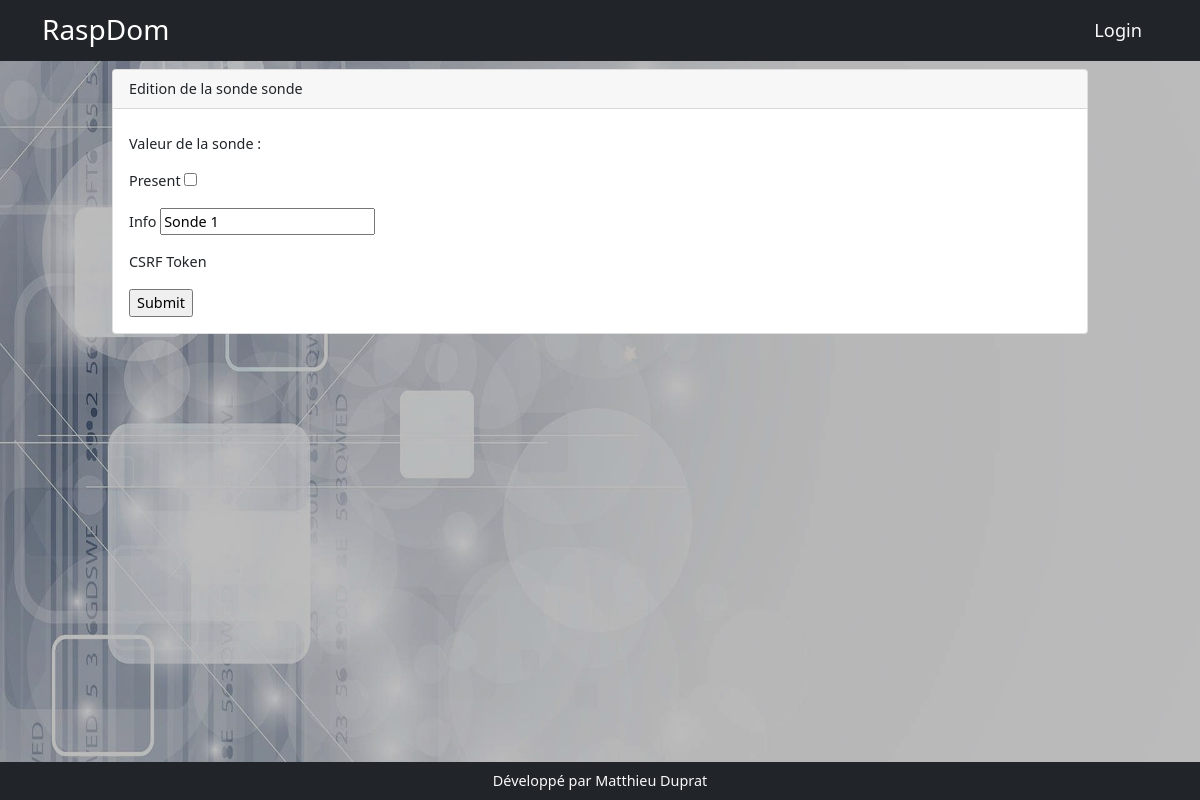
Before: /sonde/1 with the older database file.
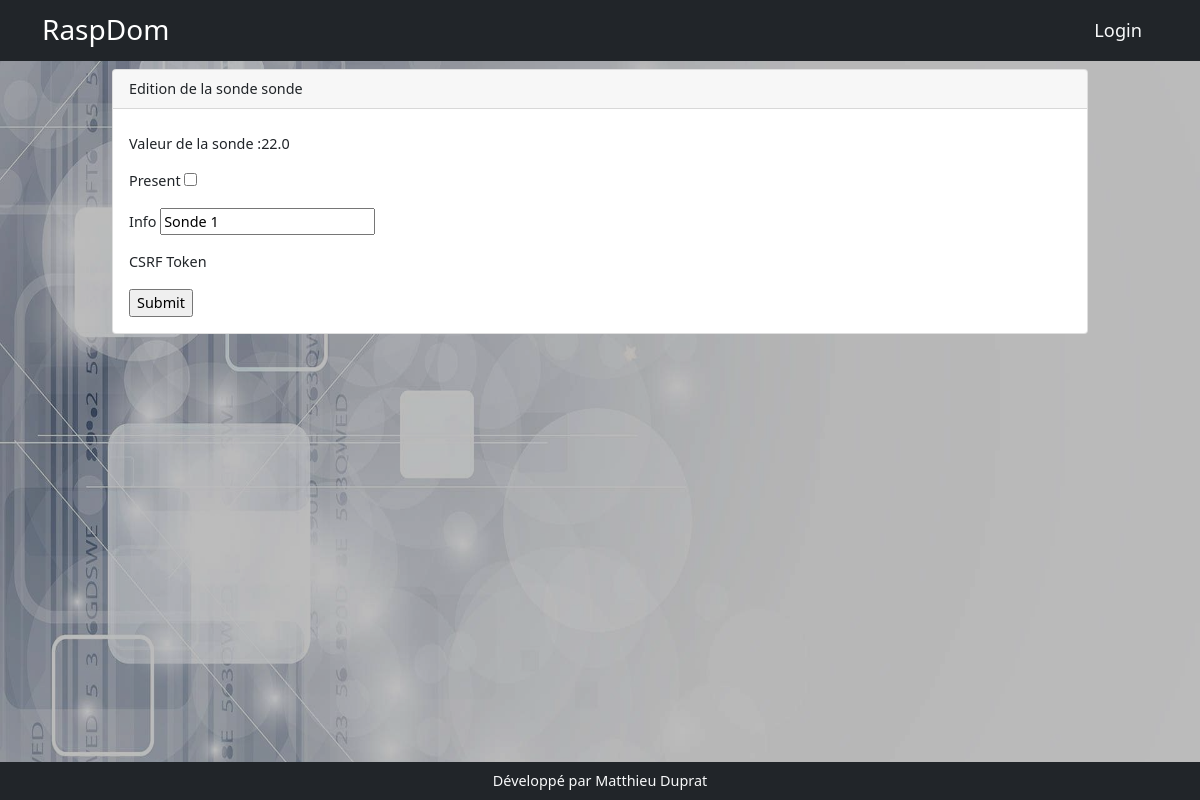
After: the same page with the newer database file.
### models.py (models this page shows)
class ValeurSonde(db.Model):
    id = db.Column(db.Integer, primary_key=True)
    valeur = db.Column(db.Float())
    sonde_id = db.Column(db.Integer, db.ForeignKey('sonde.id'), nullable=False)

### app.py (the view)
@app.route('/sonde/<int:sonde_id>', methods=['get','post'])
def edit_sonde(sonde_id):
    sonde = Sonde.query.get(sonde_id)
    sondeform = Ds1820bForm(obj=sonde, data=request.form)
    if sondeform.validate_on_submit():
        sondeform.populate_obj(sonde)
        db.session.add(sonde)
        db.session.commit()
        return redirect(url_for('sondes'))
    return render_template('sonde/edit_sonde.html', sondeform=sondeform, sonde=sonde)

### forms.py
class Ds1820bForm(FlaskForm):
    present = BooleanField()
    info = StringField()

### templates/sonde/edit_sonde.html (shortened to what this page needs)
{% extends 'base.html' %}
{% block content %}
<div class="row">
    <div class="col-10 mx-auto">
        <div class="card">
            <div class="card-header">Edition de la sonde {{sonde.nom}}</div>
            <div class="card-body">
                <p class="card-text"> Valeur de la sonde :{{sonde.sonde_valeur_id.valeur}}</p>
    <form action="" method="post">
        {% for field in sondeform %}
        <p>{{field.label}} {{field}}</p>
        {% endfor %}
        <input type="submit">
    </form>
            </div>
        </div>
    </div>
</div>
{% endblock %}

Changed rows visible on the page:
added ValeurSonde: sonde_valeur_id.valeur "22.0"
